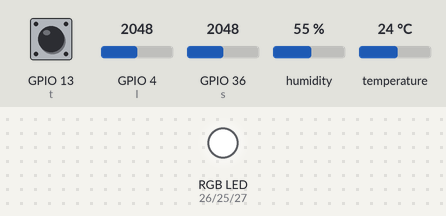
A sketch run on a simulated ESP32. On the bench: an RGB LED mixed from three pins (HIGH = lit). Dashed ring = blinking. Inputs (shaded band) come from the test bench; at power-on: GPIO 13 (t) LOW, temperature 24 °C, GPIO 4 (l) = 2048, GPIO 36 (s) = 2048, humidity 55 %. What the sketch prints to the serial monitor is not drawn.

Above: at 1.2 s.
1.3 s: GPIO 13 (t) driven HIGH
At 2.2 s:
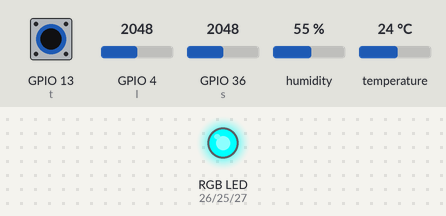
2.8 s: GPIO 13 (t) pulsed LOW 5 times (0.12 s each, 0.3 s apart)
At 3.4 s:
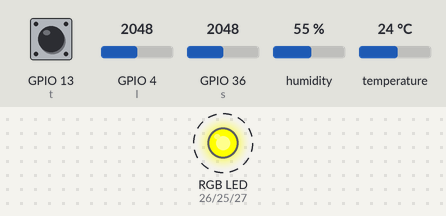
5.8 s: GPIO 13 (t) pulsed LOW 2 times (0.12 s each, 0.3 s apart)
At 9.0 s:
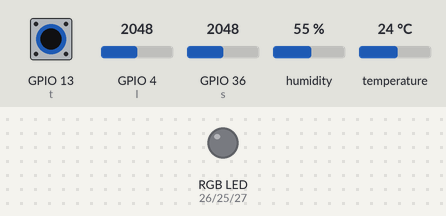
9.4 s: temperature set to 22 °C
At 10.8 s:
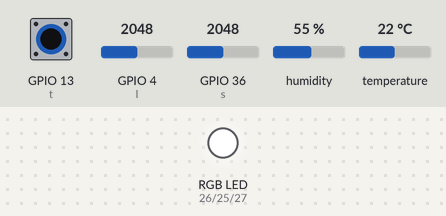
11.5 s: temperature set to 28 °C
At 12.7 s:
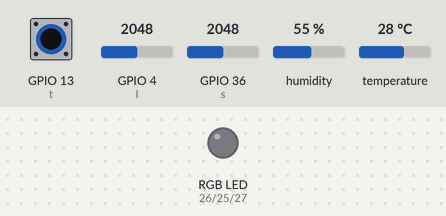
Timing chart, 0 to 14.5 s (numbered marks = the images above; inputs shaded):
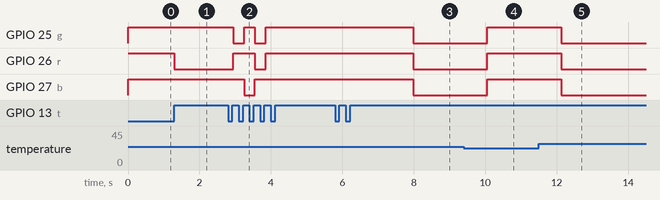

The sketch:

sensor.ino
```cpp
#include "DHT.h"

#define r 26 //빨강
#define g 25 //초록
#define b 27 //파랑
#define t 13 //터치 센서
#define l 4 //조도 센서
#define s 36 //사운드 센서

#define DHTPIN 32
#define DHTTYPE DHT11
DHT dht(DHTPIN, DHTTYPE);

int d = 0; // 1 = 중복
int c = 0; //카운트
int m = 7; //기능 갯수

void rgbLed(int R, int G, int B) {
  analogWrite(r, R);
  analogWrite(g, G);
  analogWrite(b, B);
  delay(50);
}

void touchControl() {
  int touch = digitalRead(t);
  if(touch == 1) {
    if(d == 0) {
      d = 1;
      c = c + 1;

      if(c > m) c = 0;

      Serial.println(c);
    }
  }
  else {
    d = 0;
  }
}

void cdsControl() {
  int cds = analogRead(l);
  if(cds == 0) rgbLed(0, 255, 0);
  else rgbLed(255, 255, 255);
}

void soundControl() {
  int sound = analogRead(s);
  if(sound > 3520) rgbLed(255, 0, 0);
  else rgbLed(255, 255, 255);
}

void dhtControl() {
  delay(2000); //샘플링 시간 (DHT11은 최소 1000)

  Serial.print("Temperature: ");
  Serial.print(dht.readTemperature()); //온도 출력
  Serial.print("˚c / humidity: ");
  Serial.print(dht.readHumidity()); //습도 출력
  Serial.println("%");

  if(dht.readTemperature() >= 24) rgbLed(0, 0, 0);
  else rgbLed(255, 255, 255);
}

void setup() {
  pinMode(r, OUTPUT);
  pinMode(g, OUTPUT);
  pinMode(b, OUTPUT);
  pinMode(t, INPUT);
  pinMode(l, INPUT);
  pinMode(s, INPUT);

  Serial.begin(115200);
  dht.begin(); //DHT센서 초기화

  rgbLed(255, 255, 255);
}

void loop() {
  touchControl();

  if(c == 0) rgbLed(255, 255, 255);
  else if(c == 1) rgbLed(0, 255, 255);
  else if(c == 2) rgbLed(255, 0, 255);
  else if(c == 3) rgbLed(255, 255, 0);
  else if(c == 4) rgbLed(0, 0, 255);
  else if(c == 5) cdsControl();
  else if(c == 6) soundControl();
  else if(c == 7) dhtControl();
}
```

Measured:
- the behaviour switches between 24 and 23 °C on temperature (found by bisection; images 3 and 4)
- after the input at 1.3 s, GPIO 26 (r): HIGH → LOW at once
- after the input at 2.8 s, GPIO 25 (g): alternates HIGH for 0.30 s and LOW for 0.30 s, 4 changes in all, then stays HIGH, starting after 0.15 s; GPIO 26 (r): LOW → HIGH after 0.15 s, → LOW 0.60 s later, → HIGH 0.30 s later; GPIO 27 (b): HIGH → LOW after 0.45 s, → HIGH 0.30 s later
- after the input at 5.8 s, GPIO 25 (g), GPIO 26 (r), GPIO 27 (b): HIGH → LOW after 2.2 s
- after the input at 9.4 s, GPIO 25 (g), GPIO 26 (r), GPIO 27 (b): LOW → HIGH after 0.66 s
- after the input at 11.5 s, GPIO 25 (g), GPIO 26 (r), GPIO 27 (b): HIGH → LOW after 0.63 s
